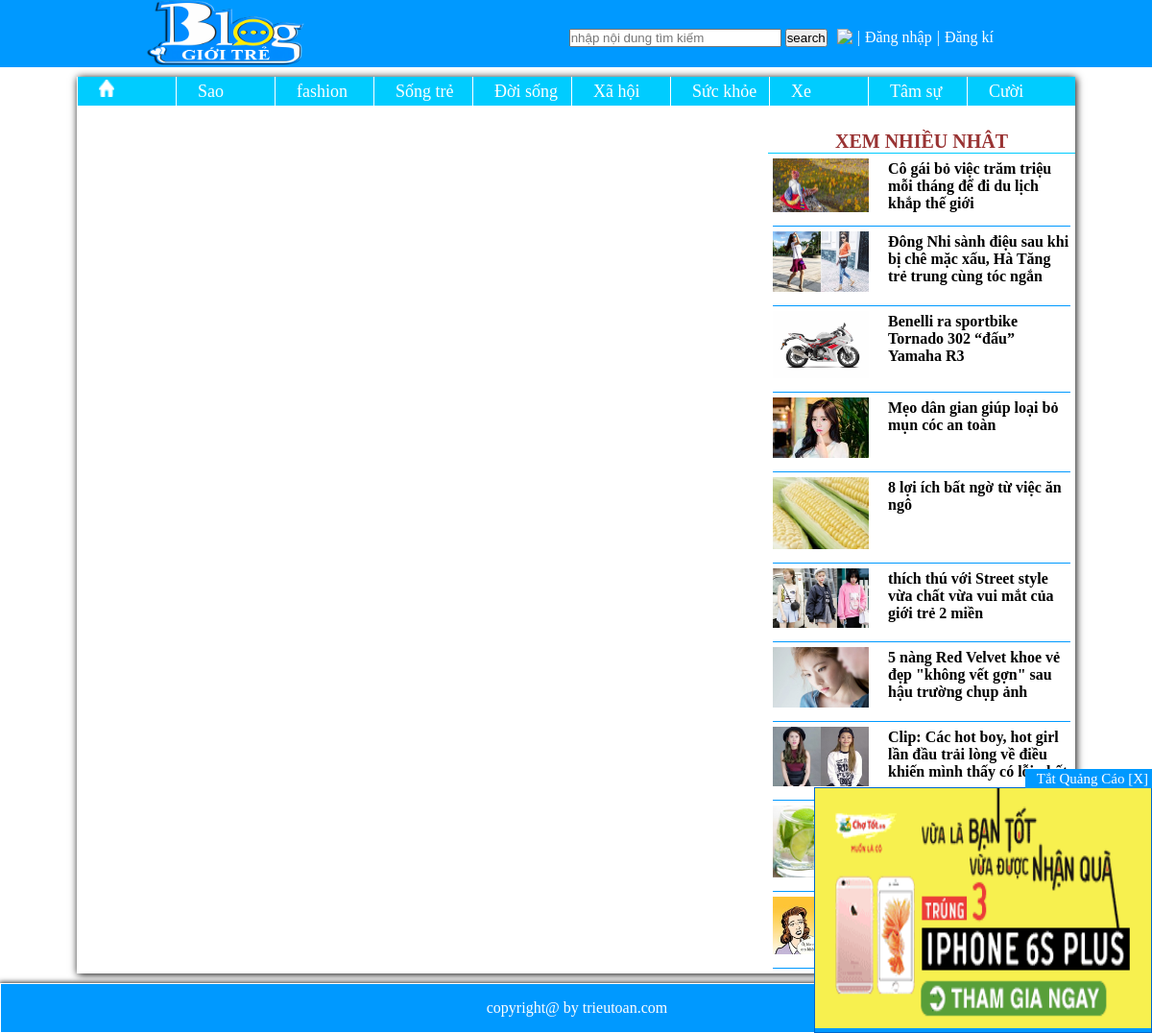
/seach.php, run on the app's committed database.
### tables this page shows
CREATE TABLE IF NOT EXISTS `category` (
  `cate_id` int(10) unsigned NOT NULL AUTO_INCREMENT,
  `cate_title` varchar(20) NOT NULL,
  PRIMARY KEY (`cate_id`)
);

CREATE TABLE IF NOT EXISTS `quangcao` (
  `id_Qc` int(10) unsigned NOT NULL AUTO_INCREMENT,
  `MoTa` varchar(255) NOT NULL,
  `Url` varchar(100) NOT NULL,
  `images` varchar(255) NOT NULL,
  `cm_check` varchar(1) NOT NULL,
  PRIMARY KEY (`id_Qc`)
);

CREATE TABLE IF NOT EXISTS `news` (
  `news_id` int(10) unsigned NOT NULL AUTO_INCREMENT,
  `title` varchar(255) NOT NULL,
  `images` varchar(255) NOT NULL,
  `introduce` text NOT NULL,
  `content` longtext NOT NULL,
  `views` int(10) NOT NULL,
  `hot_news` int(1) NOT NULL,
  `cate_id` int(10) NOT NULL,
  PRIMARY KEY (`news_id`),
  KEY `cate_id` (`cate_id`)
);

### seach.php (called while the page is built, shortened)
<?php
	require("templates/header.php");
?>
<?php
	require("templates/content-right.php");
	require("templates/footer.php");
?>

### templates/content-right.php (the view, shortened to what this page needs)
       <div id="right">
           	<div id="category">xem nhiều nhât</div>
           	<div class="list-box">
               <?php
$result=mysql_query("select news_id,title,images from news order by views desc limit 10");
              		echo"<ul>";
	while($data=mysql_fetch_assoc($result))
	{
                   	echo"<li>";
                       	echo"<a href='detail.php?id=$data[news_id]'>";
                              echo"<div class='img'>";
                                   echo"<img src='library/images/$data[images]' width='100px'/>";
                               echo"</div>";
                               echo"<div class='list-category'>";
                                   echo"<h4>$data[title]</h4>";
                               echo"</div>";
                       	echo"</a>";
                       echo"</li>";
	}
                  echo"</ul>";
   ?>
              </div>
           </div>

### templates/header.php (shortened to what this page needs)
<!DOCTYPE html>
    <head>
    <link rel="stylesheet" type="text/css" href="style.css"/>
    </head>
    <body>
            <div id="top">
            	<div id="top-left">
                	<a href="index.php">
                    	<img src="image/logo-bloggioitre.png" width="272" height="70">
                    </a>
                </div>
            	<div id="top-right">
                	<ul>
                    	<li>
                        	<form action="seach.php" method="get">
                        	  <input type="text" placeholder="nhập nội dung tìm kiếm" size="25px" name="seach"/>
                        	  <input type="submit" value="search" style="margin-right:5px;"/>
                          	</form>
                        </li>
                    <?php
						if(isset($_SESSION["username"]))
						{
							echo "Welcome  ".$_SESSION['username']. " ,<a href='logout.php'>(logout)</a>";
						}
						else
						{
                    	echo"<li><img src='image/login.png'></li>";
                        echo"<li>|</li>";
                        echo"<li><a href='login.php'>Đăng nhập</a></li>";
                        echo"<li>|</li>";
                        echo"<li><a href='register.php'>Đăng kí</a></li>";
						}
					?>
                    </ul>
                </div>
            </div>
            <div id="website">
            <div id="menu">
                <ul>
                    <li><a href="index.php"><img src="home_icon.png" width="16px" height="18px"/></a></li>
                    <?php
					$result=mysql_query("select cate_id,cate_title from category");
					while($data=mysql_fetch_assoc($result))
					{
                    	echo"<li><a href='category.php?id=$data[cate_id]'>$data[cate_title]</li>";
					}
                    ?>
                </ul>
        	</div>
            <?php
			$result2=mysql_query("select Url,images from quangcao where cm_check='Y' order by id_Qc desc");
			$data2=mysql_fetch_assoc($result2);
            echo"<div id='ads_right'>";
                	echo"<div id='exit-ads'><a href='javascript:void(0)' onclick='hide_ads_right()'>Tắt Quảng Cáo [X]</a></div>";
                    echo"<div id='content-ads'><a href='$data2[Url]' target='_blank'>";
                    echo"<img src='library/imageqc/$data2[images]' width='350px' height='250px'></a></div>";
            echo"</div>";
			?>
            <div id="wrapper">

### templates/footer.php (shortened to what this page needs)
        </div>
             </div>
            <div id="bottom">copyright@ by trieutoan.com</div>
    </body>
</html>

### style.css (style rules this page uses)
* { margin:0px; padding:0px; }
body { background:; }
a { text-decoration:none; color:#000; }
#website { width:1040px; margin:auto; background:#FFF; box-shadow:1px 1px 8px #000; }
#top { width:100%; height:70px; background:#09F; }
#top-left { float:left; margin-left:100px; }
#top-right { float:right; margin:30px 160px 0px 0px; }
#top-right li { float:left; padding-right:5px; list-style:none; color:#FFF; }
#top-right a { color:#FFF; }
#menu { position:static; margin:auto; margin-top:10px; width::1000px; height:30px; background:#0CF; }
#menu li { float:left; margin:auto; list-style:none; width:100px; line-height:30px; padding-left:2px; border-left:1px solid #FFF; }
#menu li a { text-decoration:none; color:#FFF; text-align:center; font-size:18px; padding-left:20px; }
#wrapper { width:auto; height:auto; }
#right { margin-top:10px; float:right; width:320px; }
#category { font-size:20px; font-weight:bold; border-bottom:1px solid #0CF; text-transform:uppercase; color:#933; text-align:center; margin-top:15px; }
.list-box li { list-style:none; margin:5px; border-bottom:1px solid #09F; padding-bottom:10px; }
.img { width:120px; height:auto; float:left; }
.list-category { float:right; width:190px; margin-top:2px; }
#bottom { width:100%; height:50px; border:1px solid #FFF; margin-top:10px; text-align:center; line-height:50px; background:#09F; color:#FFF; box-shadow:1px 1px 5px 2px #333333; }

### templates/header.php (style rules this page uses)
#ads_right { position:fixed; bottom:0px; right:0px; }
#exit-ads { text-align:right; font-size:15px; }
#exit-ads a { background:#09F; padding:2px 4px; color:#FFF; }
#content-ads { border:1px solid #06C; }

### data on the page
category: cate_title "Sao"
category: cate_title "fashion"
category: cate_title "Sống trẻ"
category: cate_title "Đời sống"
category: cate_title "Xã hội"
category: cate_title "Sức khỏe"
category: cate_title "Xe"
category: cate_title "Tâm sự"
category: cate_title "Cười"
quangcao: images (picture)
news: images (picture), title "Cô gái bỏ việc trăm triệu mỗi tháng để đi du lịch khắp thế giới"
news: images (picture), title "Đông Nhi sành điệu sau khi bị chê mặc xấu, Hà Tăng trẻ trung cùng tóc ngắn"
news: images (picture), title "Benelli ra sportbike Tornado 302 “đấu” Yamaha R3"
news: images (picture), title "Mẹo dân gian giúp loại bỏ mụn cóc an toàn"
news: images (picture), title "8 lợi ích bất ngờ từ việc ăn ngô"
news: images (picture), title "thích thú với Street style vừa chất vừa vui mắt của giới trẻ 2 miền"
news: images (picture), title "5 nàng Red Velvet khoe vẻ đẹp \"không vết gợn\" sau hậu trường chụp ảnh"
news: images (picture), title "Clip: Các hot boy, hot girl lần đầu trải lòng về điều khiến mình thấy có lỗi nhất"
